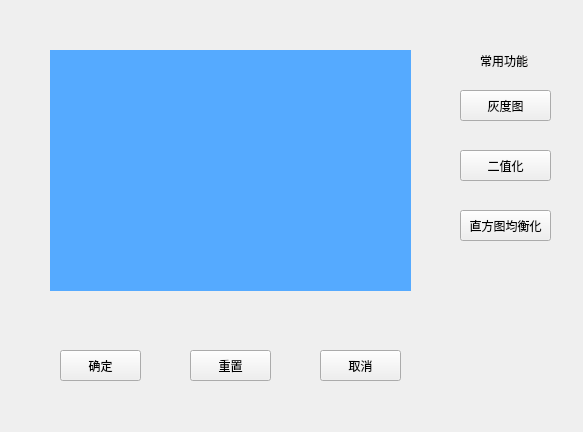
<?xml version="1.0" encoding="UTF-8"?>
<ui version="4.0">
 <class>Effects</class>
 <widget class="QWidget" name="Effects">
  <property name="geometry">
   <rect>
    <x>0</x>
    <y>0</y>
    <width>583</width>
    <height>432</height>
   </rect>
  </property>
  <property name="windowTitle">
   <string>Form</string>
  </property>
  <widget class="QLabel" name="label_eff">
   <property name="geometry">
    <rect>
     <x>50</x>
     <y>50</y>
     <width>361</width>
     <height>241</height>
    </rect>
   </property>
   <property name="styleSheet">
    <string notr="true">background-color: rgb(85, 170, 255);
</string>
   </property>
   <property name="text">
    <string/>
   </property>
  </widget>
  <widget class="QPushButton" name="pushButton">
   <property name="geometry">
    <rect>
     <x>60</x>
     <y>350</y>
     <width>81</width>
     <height>31</height>
    </rect>
   </property>
   <property name="text">
    <string>确定</string>
   </property>
  </widget>
  <widget class="QPushButton" name="pushButton_2">
   <property name="geometry">
    <rect>
     <x>190</x>
     <y>350</y>
     <width>81</width>
     <height>31</height>
    </rect>
   </property>
   <property name="text">
    <string>重置</string>
   </property>
  </widget>
  <widget class="QPushButton" name="pushButton_3">
   <property name="geometry">
    <rect>
     <x>320</x>
     <y>350</y>
     <width>81</width>
     <height>31</height>
    </rect>
   </property>
   <property name="text">
    <string>取消</string>
   </property>
  </widget>
  <widget class="QPushButton" name="pushButton_4">
   <property name="geometry">
    <rect>
     <x>460</x>
     <y>90</y>
     <width>91</width>
     <height>31</height>
    </rect>
   </property>
   <property name="text">
    <string>灰度图</string>
   </property>
  </widget>
  <widget class="QPushButton" name="pushButton_5">
   <property name="geometry">
    <rect>
     <x>460</x>
     <y>150</y>
     <width>91</width>
     <height>31</height>
    </rect>
   </property>
   <property name="text">
    <string>二值化</string>
   </property>
  </widget>
  <widget class="QPushButton" name="pushButton_6">
   <property name="geometry">
    <rect>
     <x>460</x>
     <y>210</y>
     <width>91</width>
     <height>31</height>
    </rect>
   </property>
   <property name="text">
    <string>直方图均衡化</string>
   </property>
  </widget>
  <widget class="QLabel" name="label_2">
   <property name="geometry">
    <rect>
     <x>480</x>
     <y>50</y>
     <width>51</width>
     <height>21</height>
    </rect>
   </property>
   <property name="styleSheet">
    <string notr="true">font: 9pt &quot;微软雅黑&quot;;</string>
   </property>
   <property name="text">
    <string>常用功能</string>
   </property>
  </widget>
 </widget>
 <resources/>
 <connections/>
</ui>
